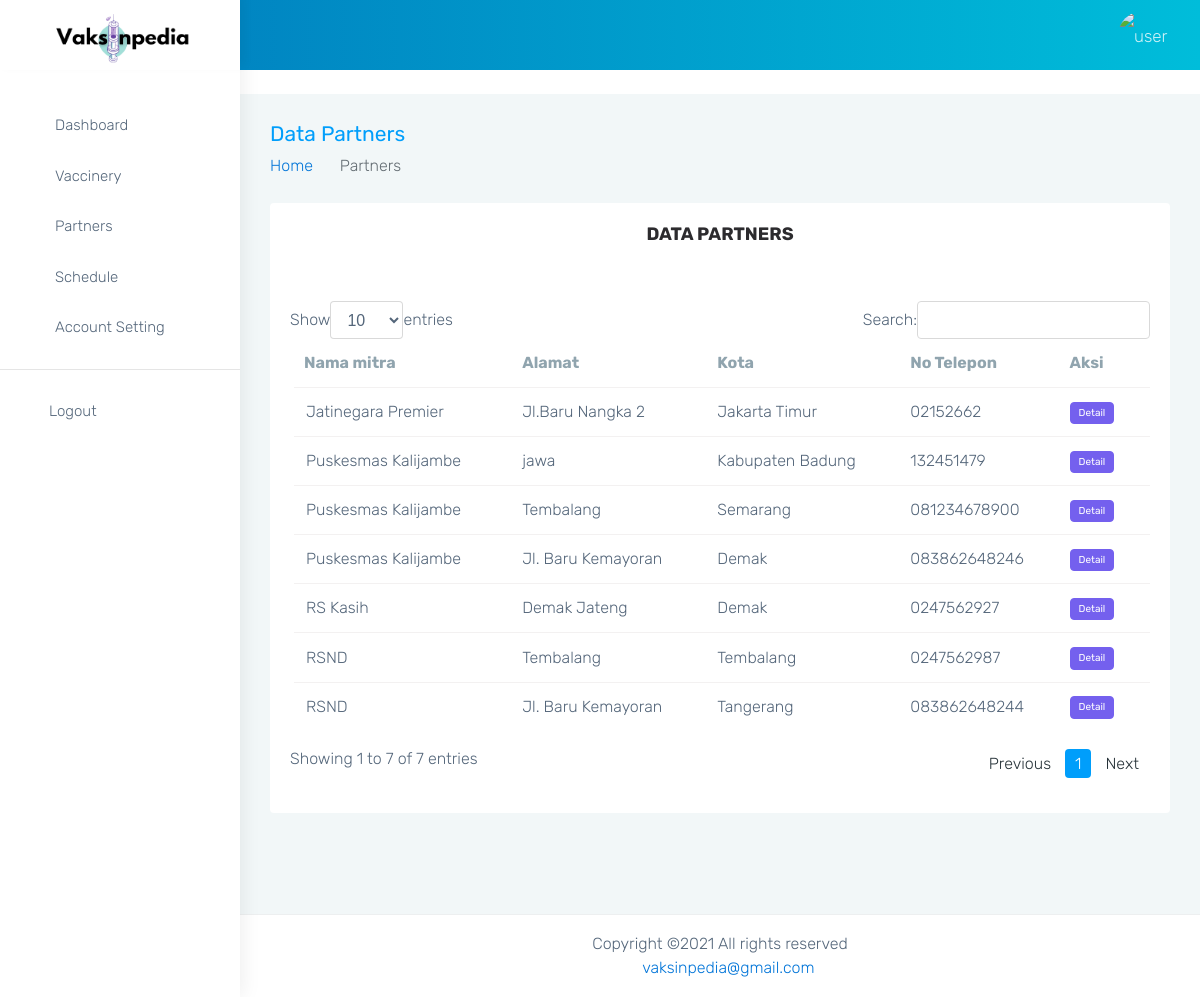
The page /index.php/partners_hospitiva on the database its author committed.
### tables this page shows
CREATE TABLE `partners` (
  `id_partners` int(11) NOT NULL,
  `nama_mitra` varchar(50) NOT NULL,
  `email` varchar(50) NOT NULL,
  `alamat` varchar(100) NOT NULL,
  `kota` varchar(20) NOT NULL,
  `nomor_telepon` varchar(15) NOT NULL,
  `Hospitiva_id_hospitiva` int(11) NOT NULL,
  `Admin_id_admin` int(11) DEFAULT NULL
);

### application/controllers/Partners_Hospitiva.php (called while the page is built, shortened)
<?php if (!defined('BASEPATH')) exit('No direct script access allowed');
class Partners_Hospitiva extends CI_Controller
{
    public function __construct()
    {
        $this->load->model('M_partners');
    }
    public function index()
    {
        $this->load->model('M_partners');
        $data['dataPartners'] = $this->M_partners->get_data_partners();
        $this->load->view('Hospitiva/layout/Header');
        $this->load->view('Hospitiva/Partners_Hospitiva', $data);
        $this->load->view('Hospitiva/layout/Footer');
    }
}

### index.php (called while the page is built, shortened)
<?php
require_once BASEPATH.'core/CodeIgniter.php';

### application/models/M_partners.php (called while the page is built, shortened)
<?php
class M_partners extends CI_Model
{
    public function get_data_partners()
    {
        $this->db->select('*');
        $this->db->from('partners');
        return $this->db->get();
    }
}

### application/views/Hospitiva/Partners_Hospitiva.php (the view, shortened to what this page needs)
<br>
<div class="page-wrapper">
    <div class="container-fluid">
        <div class="row page-titles">
            <div class="col-md-6 col-8 align-self-center">
                <h3 class="text-themecolor m-b-0 m-t-0">Data Partners</h3>
                <ol class="breadcrumb">
                    <li class="breadcrumb-item"><a href="javascript:void(0)">Home</a></li>
                    <li class="breadcrumb-item active">Partners</li>
                </ol>
            </div>
        </div>
        <div class="row">
            <div class="col-sm-12">
                <div class="card">
                    <div class="card-block">
                        <h4 class="card-title " style="text-align: center;"><b>DATA PARTNERS</b></h4>
                        <div class="table-responsive m-t-40">
                            <table class="table stylish-table">
                                <table id="example1" class="table stylish-table">
                                    <thead>
                                        <tr>
                                            <th><b>Nama mitra</b></th>
                                            <th><b>Alamat</b></th>
                                            <th><b>Kota</b></th>
                                            <th><b>No Telepon</b></th>
                                            <th><b>Aksi</b></th>
                                        </tr>
                                    </thead>
                                    <tbody>
                                        <?php
                                        foreach ($dataPartners->result() as $row) { ?>
                                            <tr>
                                                <td><?= $row->nama_mitra; ?></td>
                                                <td><?= $row->alamat; ?></td>
                                                <td><?= $row->kota; ?></td>
                                                <td><?= $row->nomor_telepon; ?></td>
                                                <td>
                                                    <a id="detail_partners_hospitiva" class="btn btn-primary btn-xs" data-toggle="modal" data-target="#modal_detail" data-nama_mitra="<?= $row->nama_mitra; ?>" data-email="<?= $row->email; ?>" data-alamat="<?= $row->alamat; ?>" data-kota="<?= $row->kota; ?>" data-nomor_telepon="<?= $row->nomor_telepon; ?>" style="color: white;">
                                                        Detail</a>
                                            </tr>
                                        <?php }
                                        ?>
                                    </tbody>
                                </table>
                        </div>
                    </div>
                </div>
            </div>
        </div>
    </div>

### assets/dashboard/css/colors/blue.css (style rules this page uses)
.text-themecolor { color: #009efb !important; }

### rows shown on the page
partners: nama_mitra "Jatinegara Premier", alamat "Jl.Baru Nangka 2", kota "Jakarta Timur", nomor_telepon "02152662"
partners: nama_mitra "RS Kasih", alamat "Demak Jateng", kota "Demak", nomor_telepon "0247562927"
partners: nama_mitra "RSND", alamat "Tembalang", kota "Tembalang", nomor_telepon "0247562987"
partners: nama_mitra "Puskesmas Kalijambe", alamat "jawa", kota "Kabupaten Badung", nomor_telepon "132451479"
partners: nama_mitra "Puskesmas Kalijambe", alamat "Tembalang", kota "Semarang", nomor_telepon "081234678900"
partners: nama_mitra "RSND", alamat "Jl. Baru Kemayoran", kota "Tangerang", nomor_telepon "083862648244"
partners: nama_mitra "Puskesmas Kalijambe", alamat "Jl. Baru Kemayoran", kota "Demak", nomor_telepon "083862648246"
